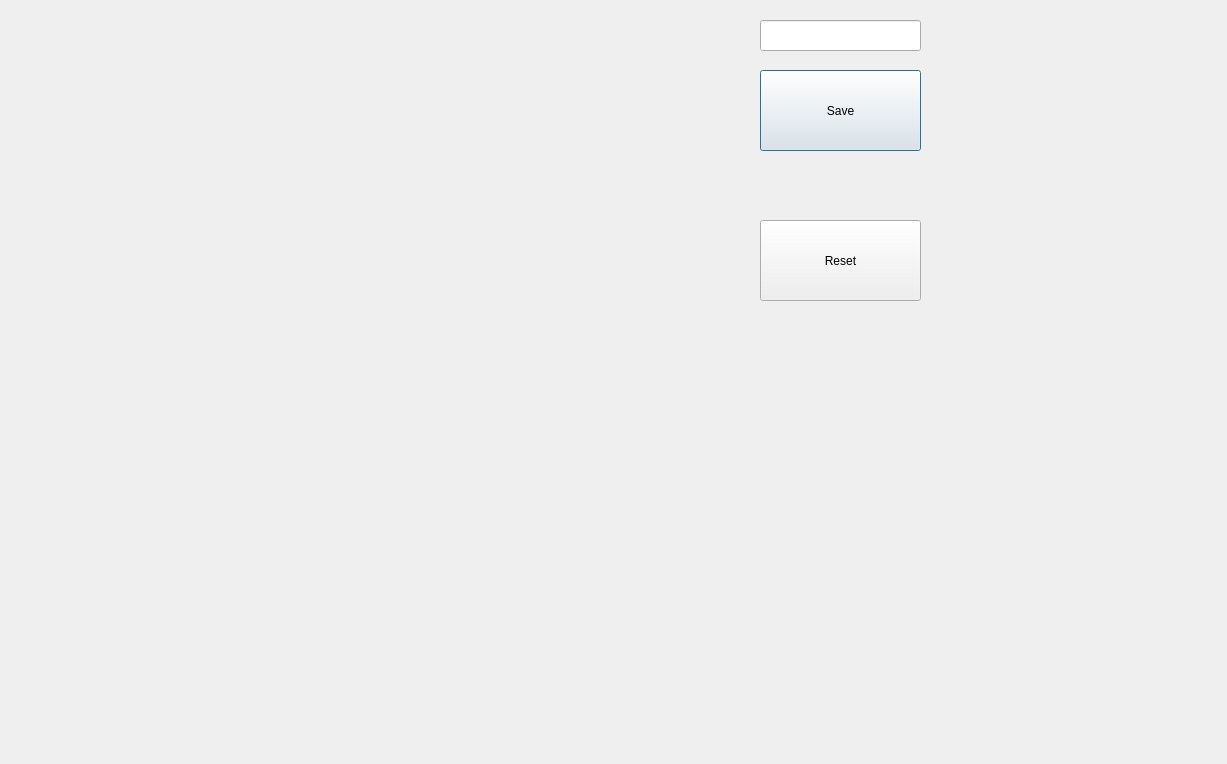
<?xml version="1.0" encoding="UTF-8"?>
<ui version="4.0">
 <class>SubwayForCollect</class>
 <widget class="QDialog" name="SubwayForCollect">
  <property name="geometry">
   <rect>
    <x>0</x>
    <y>0</y>
    <width>1227</width>
    <height>764</height>
   </rect>
  </property>
  <property name="windowTitle">
   <string>SubwayForCollect</string>
  </property>
  <widget class="QWidget" name="widget" native="true">
   <property name="geometry">
    <rect>
     <x>10</x>
     <y>20</y>
     <width>730</width>
     <height>730</height>
    </rect>
   </property>
   <property name="styleSheet">
    <string notr="true">background-image: url(:/Resource/xianluda.jpg);</string>
   </property>
  </widget>
  <widget class="QPushButton" name="SaveButton">
   <property name="geometry">
    <rect>
     <x>760</x>
     <y>70</y>
     <width>161</width>
     <height>81</height>
    </rect>
   </property>
   <property name="text">
    <string>Save</string>
   </property>
  </widget>
  <widget class="QLineEdit" name="FileNameEdit">
   <property name="geometry">
    <rect>
     <x>760</x>
     <y>20</y>
     <width>161</width>
     <height>31</height>
    </rect>
   </property>
  </widget>
  <widget class="QPushButton" name="pushButton">
   <property name="geometry">
    <rect>
     <x>760</x>
     <y>220</y>
     <width>161</width>
     <height>81</height>
    </rect>
   </property>
   <property name="text">
    <string>Reset</string>
   </property>
  </widget>
 </widget>
 <layoutdefault spacing="6" margin="11"/>
 <resources/>
 <connections/>
</ui>
